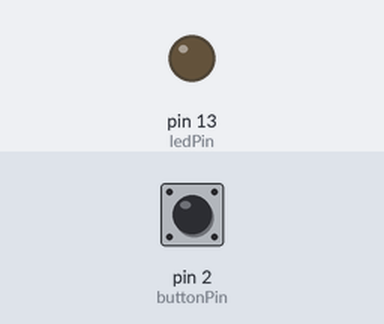
A sketch run on a simulated Arduino Uno, built with avr-gcc and run on an emulated ATmega328P. Shown: output pins drawn as LEDs (lit = HIGH). The test bench sets the inputs (shaded band); at power-on: pin 2 (buttonPin) LOW.

Above: at 1.2 s.
1.3 s: pin 2 (buttonPin) pulled HIGH for 3.2 s
At 2.6 s:
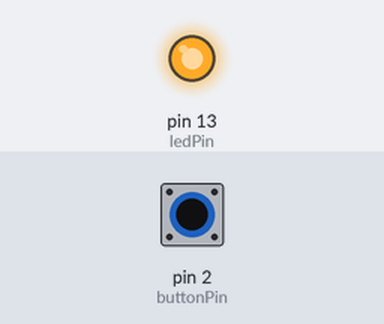
7.5 s: pin 2 (buttonPin) pulled HIGH for 0.15 s
At 8.5 s:
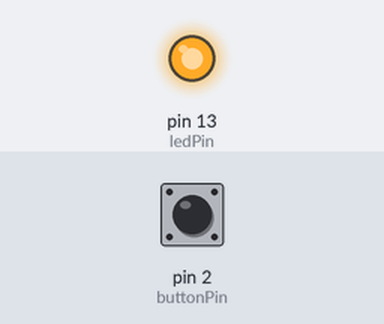
10.6 s: pin 2 (buttonPin) pulled HIGH for 1 s
At 14.3 s:
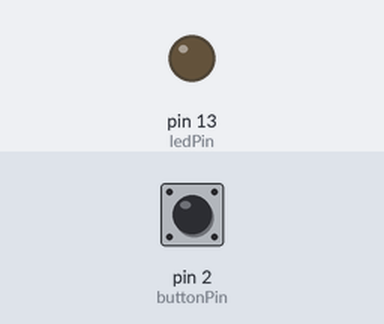
Timing chart, 0 to 15.8 s (numbered marks = the images above; inputs shaded):
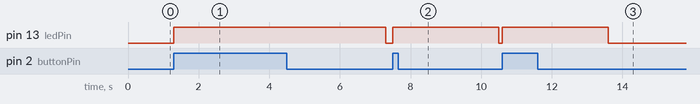

The sketch:

01_Button.ino
```cpp
// constants won't change. They're used here to set pin numbers:
const int buttonPin = 2;     // the number of the pushbutton pin
const int ledPin =  13;      // the number of the LED pin

// variables will change:
int buttonState = 0;         // variable for reading the pushbutton status

void setup() {
  // initialize the LED pin as an output:
  pinMode(ledPin, OUTPUT);
  // initialize the pushbutton pin as an input:
  pinMode(buttonPin, INPUT);
}

void loop() {
  // read the state of the pushbutton value:
  buttonState = digitalRead(buttonPin);

  // check if the pushbutton is pressed. If it is, the buttonState is HIGH:
  if (buttonState == HIGH) {
    // turn LED on:
    digitalWrite(ledPin, HIGH);
    delay(3000);
    digitalWrite(ledPin, LOW);
  }
}
```

Measured:
- after the input at 1.3 s, pin 13 (ledPin): LOW → HIGH at once, → LOW 6.0 s later
- after the input at 7.5 s, pin 13 (ledPin): LOW → HIGH at once, → LOW 3.0 s later
- after the input at 10.6 s, pin 13 (ledPin): LOW → HIGH at once, → LOW 3.0 s later
